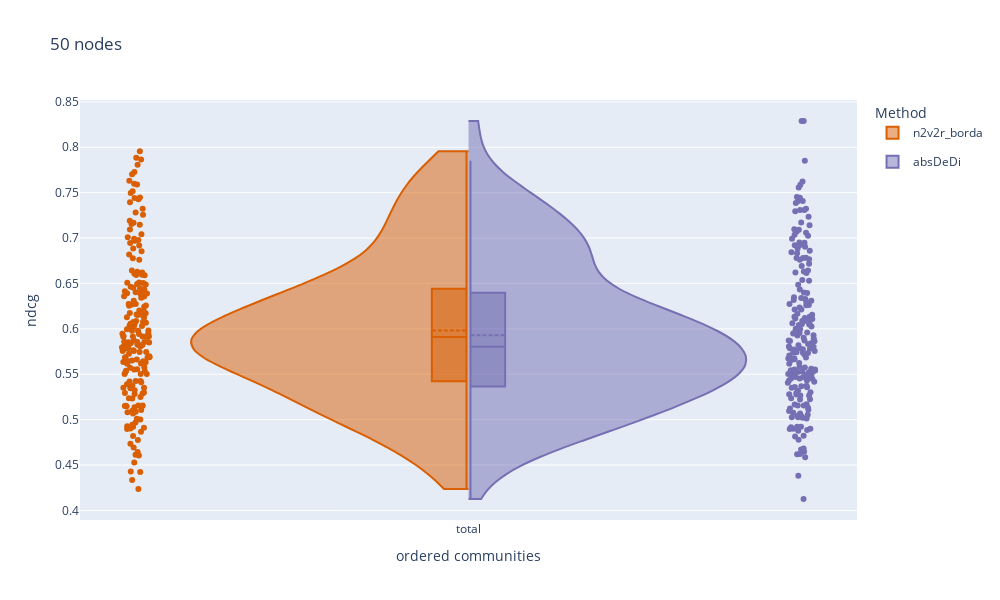
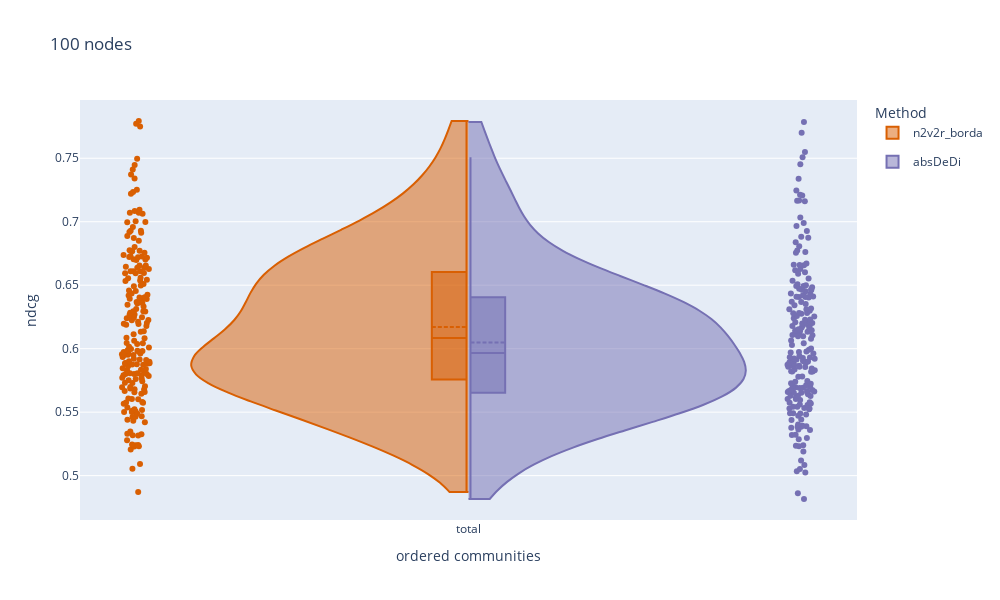
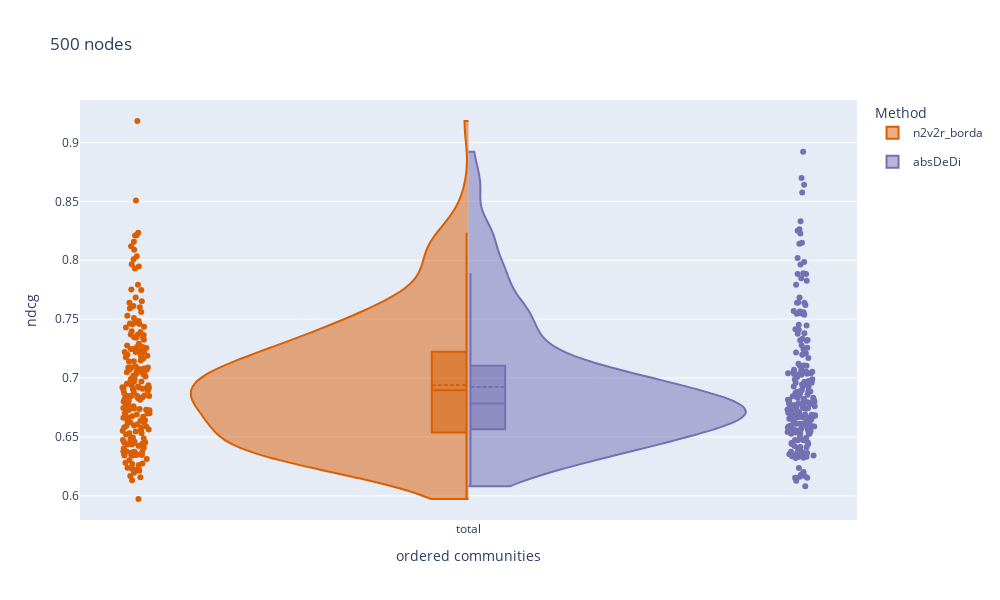
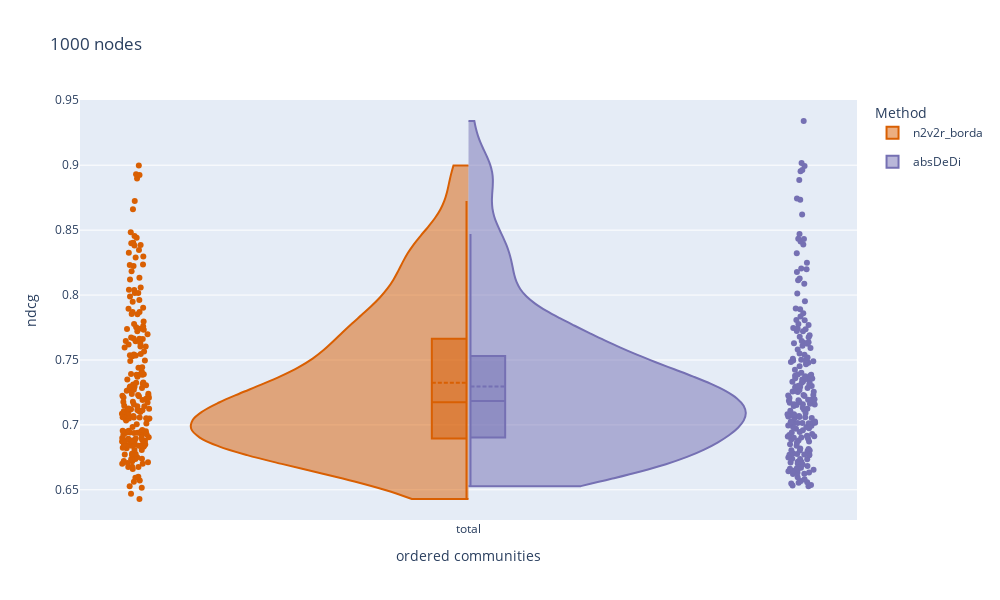

The cell these charts' notebook holds for them, in order:
### Code cell
import plotly.graph_objects as go


num_nodes = [50, 100, 500, 1000, 5000, 10000, 15000, 20000]
num_com = 10
num_models = 200


for i in range(len(num_nodes)):
    ndcgs = np.concatenate((list_all_n2v2r_non_binary[i],list_all_n2v2r_borda_non_binary[i],list_all_absDeDi_non_binary[i]), axis=None)
    method_indicator = (['n2v2r'] * ((num_com+1)*num_models) ) + (['n2v2r_borda'] * ((num_com+1)*num_models)) + (['absDeDi'] * ((num_com+1)*num_models))
    comms = [str(i) for i in range(1,num_com+1)]
    comms.insert(0,"total")

    comms_indicator = (comms * 3)*num_models

    df = pd.DataFrame(list(zip(ndcgs,  method_indicator, comms_indicator)),
                columns =['ndcgs', 'method', 'ordered communities'])
    
    df = df[((df['ordered communities']=='total'))]


    # fig = px.violin(df_restr, x="ordered communities", y="ndcgs", 
    #             color='method',  box=True, 
    #             height=400,  title= f'{num_nodes[i]} samples non binary',  color_discrete_sequence = ['#1b9e77','#d95f02','#7570b3'])



    # fig.show()

    fig = go.Figure()

    fig.add_trace(go.Violin(x=df['ordered communities'][ df['method'] == 'n2v2r_borda' ],
                            y=df['ndcgs'][ df['method'] == 'n2v2r_borda' ],
                            legendgroup='n2v2r_borda', scalegroup='n2v2r_borda', name='n2v2r_borda',
                            side='negative',
                            pointpos=-1.2,
                            line_color='#d95f02')
                )
    fig.add_trace(go.Violin(x=df['ordered communities'][ df['method'] == 'absDeDi' ],
                            y=df['ndcgs'][ df['method'] == 'absDeDi' ],
                            legendgroup='absDeDi', scalegroup='absDeDi', name='absDeDi',
                            side='positive',
                            pointpos=1.2,

                            line_color='#7570b3')
                )
                
    fig.update_traces(meanline_visible=True,spanmode = 'hard', box_visible=True,points='all', # show all points
                  jitter=0.05,)
    fig.update_layout(violingap=0, violinmode='overlay', title=f'{num_nodes[i]} nodes',
    xaxis_title="ordered communities",
    yaxis_title="ndcg",
    legend_title="Method",width=1000,
    height=600)

    fig.show()

### Figure 1 — Plotly figure (JSON) as saved in the notebook; plotly's stock layout.template omitted (floating-point values rounded to 4 significant figures; data arrays with more than 128 entries replaced by an {"elided": "..."} marker saying what was removed)
{"data": [{"box": {"visible": true}, "jitter": 0.05, "legendgroup": "n2v2r_borda", "line": {"color": "#d95f02"}, "meanline": {"visible": true}, "name": "n2v2r_borda", "pointpos": -1.2, "points": "all", "scalegroup": "n2v2r_borda", "side": "negative", "spanmode": "hard", "type": "violin", "x": {"elided": "200 str values"}, "y": {"elided": "200 float values"}}, {"box": {"visible": true}, "jitter": 0.05, "legendgroup": "absDeDi", "line": {"color": "#7570b3"}, "meanline": {"visible": true}, "name": "absDeDi", "pointpos": 1.2, "points": "all", "scalegroup": "absDeDi", "side": "positive", "spanmode": "hard", "type": "violin", "x": {"elided": "200 str values"}, "y": {"elided": "200 float values"}}], "layout": {"height": 600, "legend": {"title": {"text": "Method"}}, "title": {"text": "50 nodes"}, "violingap": 0, "violinmode": "overlay", "width": 1000, "xaxis": {"title": {"text": "ordered communities"}}, "yaxis": {"title": {"text": "ndcg"}}}}

### Figure 2 — Plotly figure (JSON) as saved in the notebook; plotly's stock layout.template omitted (floating-point values rounded to 4 significant figures; data arrays with more than 128 entries replaced by an {"elided": "..."} marker saying what was removed)
{"data": [{"box": {"visible": true}, "jitter": 0.05, "legendgroup": "n2v2r_borda", "line": {"color": "#d95f02"}, "meanline": {"visible": true}, "name": "n2v2r_borda", "pointpos": -1.2, "points": "all", "scalegroup": "n2v2r_borda", "side": "negative", "spanmode": "hard", "type": "violin", "x": {"elided": "200 str values"}, "y": {"elided": "200 float values"}}, {"box": {"visible": true}, "jitter": 0.05, "legendgroup": "absDeDi", "line": {"color": "#7570b3"}, "meanline": {"visible": true}, "name": "absDeDi", "pointpos": 1.2, "points": "all", "scalegroup": "absDeDi", "side": "positive", "spanmode": "hard", "type": "violin", "x": {"elided": "200 str values"}, "y": {"elided": "200 float values"}}], "layout": {"height": 600, "legend": {"title": {"text": "Method"}}, "title": {"text": "100 nodes"}, "violingap": 0, "violinmode": "overlay", "width": 1000, "xaxis": {"title": {"text": "ordered communities"}}, "yaxis": {"title": {"text": "ndcg"}}}}

### Figure 3 — Plotly figure (JSON) as saved in the notebook; plotly's stock layout.template omitted (floating-point values rounded to 4 significant figures; data arrays with more than 128 entries replaced by an {"elided": "..."} marker saying what was removed)
{"data": [{"box": {"visible": true}, "jitter": 0.05, "legendgroup": "n2v2r_borda", "line": {"color": "#d95f02"}, "meanline": {"visible": true}, "name": "n2v2r_borda", "pointpos": -1.2, "points": "all", "scalegroup": "n2v2r_borda", "side": "negative", "spanmode": "hard", "type": "violin", "x": {"elided": "200 str values"}, "y": {"elided": "200 float values"}}, {"box": {"visible": true}, "jitter": 0.05, "legendgroup": "absDeDi", "line": {"color": "#7570b3"}, "meanline": {"visible": true}, "name": "absDeDi", "pointpos": 1.2, "points": "all", "scalegroup": "absDeDi", "side": "positive", "spanmode": "hard", "type": "violin", "x": {"elided": "200 str values"}, "y": {"elided": "200 float values"}}], "layout": {"height": 600, "legend": {"title": {"text": "Method"}}, "title": {"text": "500 nodes"}, "violingap": 0, "violinmode": "overlay", "width": 1000, "xaxis": {"title": {"text": "ordered communities"}}, "yaxis": {"title": {"text": "ndcg"}}}}

### Figure 4 — Plotly figure (JSON) as saved in the notebook; plotly's stock layout.template omitted (floating-point values rounded to 4 significant figures; data arrays with more than 128 entries replaced by an {"elided": "..."} marker saying what was removed)
{"data": [{"box": {"visible": true}, "jitter": 0.05, "legendgroup": "n2v2r_borda", "line": {"color": "#d95f02"}, "meanline": {"visible": true}, "name": "n2v2r_borda", "pointpos": -1.2, "points": "all", "scalegroup": "n2v2r_borda", "side": "negative", "spanmode": "hard", "type": "violin", "x": {"elided": "200 str values"}, "y": {"elided": "200 float values"}}, {"box": {"visible": true}, "jitter": 0.05, "legendgroup": "absDeDi", "line": {"color": "#7570b3"}, "meanline": {"visible": true}, "name": "absDeDi", "pointpos": 1.2, "points": "all", "scalegroup": "absDeDi", "side": "positive", "spanmode": "hard", "type": "violin", "x": {"elided": "200 str values"}, "y": {"elided": "200 float values"}}], "layout": {"height": 600, "legend": {"title": {"text": "Method"}}, "title": {"text": "1000 nodes"}, "violingap": 0, "violinmode": "overlay", "width": 1000, "xaxis": {"title": {"text": "ordered communities"}}, "yaxis": {"title": {"text": "ndcg"}}}}
